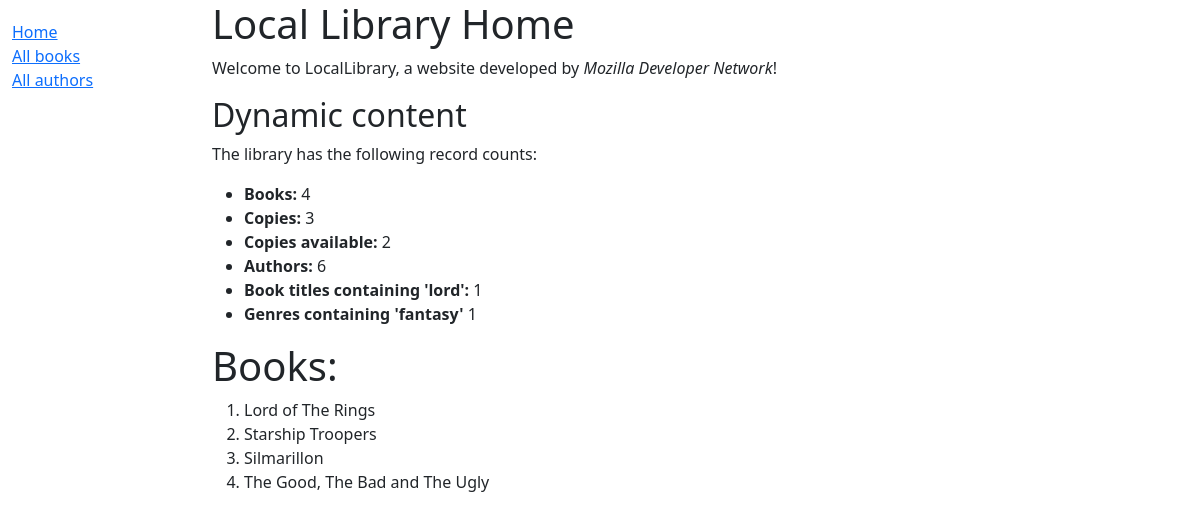
Page /catalog/ on the committed database.
### catalog/models.py (models this page shows, shortened)
class Book(models.Model):
    title = models.CharField(max_length=200)
    author = models.ForeignKey("Author", on_delete=models.SET_NULL, null=True)
    summary = models.TextField(
        max_length=1000, help_text="Enter a brief description of the book"
    )
    isbn = models.CharField(
        "ISBN",
        max_length=13,
        unique=True,
        help_text='13 Character <a href="https://www.isbn-international.org/content/what-isbn">ISBN number</a>',
    )
    genre = models.ManyToManyField(Genre, help_text="Select a genre for this book")
    language = models.ForeignKey("Language", on_delete=models.SET_NULL, null=True)
    def display_genre(self):
        return ", ".join(genre.name for genre in self.genre.all()[:3])
    display_genre.short_description = "Genre"
    def __str__(self):
        return self.title

### catalog/views.py (the view)
# urls.py: path("", views.index, name="index"),
def index(request):
    booklist = Book.objects.all()
    num_books = Book.objects.all().count()
    num_instances = BookInstance.objects.all().count()
    bookword = Book.objects.filter(title__contains="lord").count()
    genreword = Genre.objects.filter(name__contains="fantasy").count()
    num_instances_available = BookInstance.objects.filter(status__exact="a").count()
    num_authors = Author.objects.count()
    context = {
        "genreword": genreword,
        "bookword": bookword,
        "num_books": num_books,
        "num_instances": num_instances,
        "num_instances_available": num_instances_available,
        "num_authors": num_authors,
        "booklist": booklist,
    }
    return render(request, "index.html", context=context)

### catalog/templates/index.html (shortened to what this page needs)
{% extends "base_generic.html" %}
{% block content %}
<h1>Local Library Home</h1>
<p>Welcome to LocalLibrary, a website developed by <em>Mozilla Developer Network</em>!</p>
<h2>Dynamic content</h2>
<p>The library has the following record counts:</p>
<ul>
    <li><strong>Books:</strong> {{ num_books }}</li>
    <li><strong>Copies:</strong> {{ num_instances }}</li>
    <li><strong>Copies available:</strong> {{ num_instances_available }}</li>
    <li><strong>Authors:</strong> {{ num_authors }}</li>
    <li><strong>Book titles containing 'lord':</strong> {{ bookword }}</li>
    <li><strong>Genres containing 'fantasy'</strong> {{ genreword }}</li>
</ul>
{% if booklist %}
<h1>Books: </h1>
<ol>
    {% for b in booklist %}
    <li>{{ b }}</li>
    {% endfor %}
</ol>
{% endif %}
{% endblock %}

### rows in the picture
Book: title "Lord of The Rings"
Book: title "Starship Troopers"
Book: title "Silmarillon"
Book: title "The Good, The Bad and The Ugly"

### other values in the picture
{{ num_books }} "4"
{{ num_instances }} "3"
{{ num_instances_available }} "2"
{{ num_authors }} "6"
{{ bookword }} "1"
{{ genreword }} "1"
